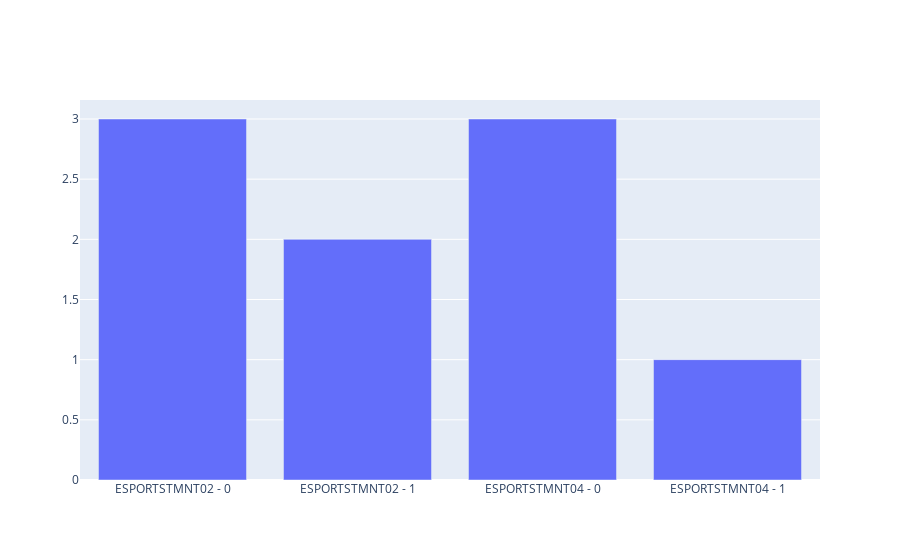

Here is the notebook cell this chart was saved with:
### Code cell
import plotly.graph_objects as go

# 그룹화하여 각 그룹의 'group_value'와 'result' 값 개수를 계산합니다
lck_drx_po_win_gb = lck_drx_po_win.groupby(['group_value', 'result']).size().reset_index(name='count')
lck_drx_po_win_gb['result'] = lck_drx_po_win_gb['result'].astype('str')

# 바 차트 생성
fig = go.Figure()
fig.add_trace(go.Bar(x=lck_drx_po_win_gb['group_value'] + ' - ' + lck_drx_po_win_gb['result'],
                     y=lck_drx_po_win_gb['count']))

# 그래프 출력
fig.show()

### Figure 1 — Plotly figure (JSON) as saved in the notebook; plotly's stock layout.template omitted (floating-point values rounded to 4 significant figures)
{"data": [{"type": "bar", "x": ["ESPORTSTMNT02 - 0", "ESPORTSTMNT02 - 1", "ESPORTSTMNT04 - 0", "ESPORTSTMNT04 - 1"], "y": [3, 2, 3, 1]}], "layout": {}}
